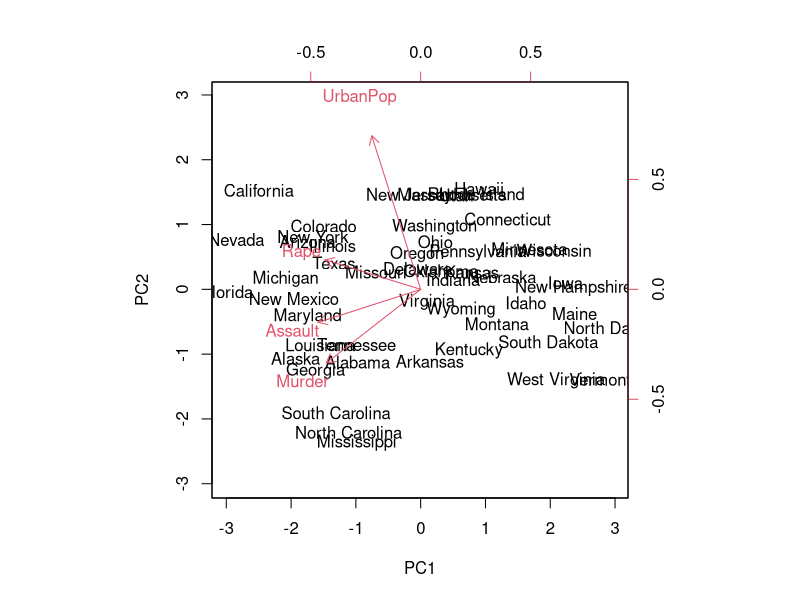
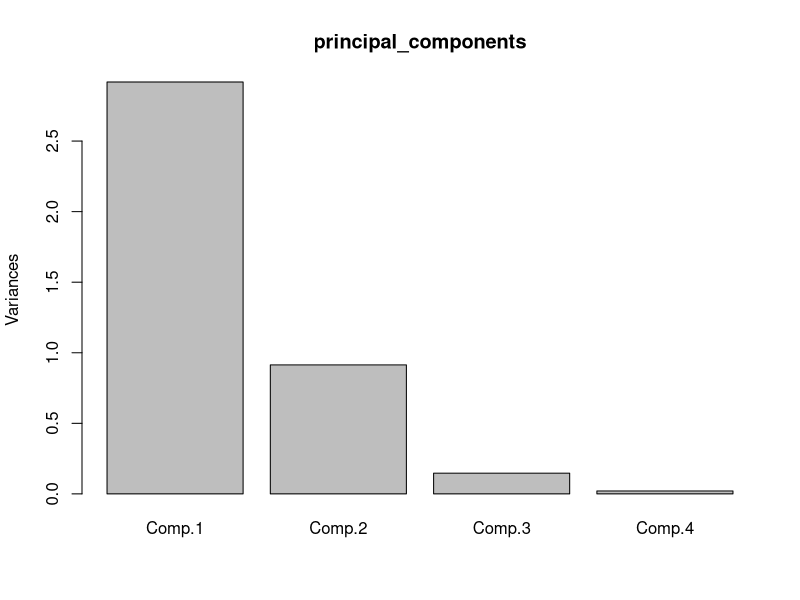
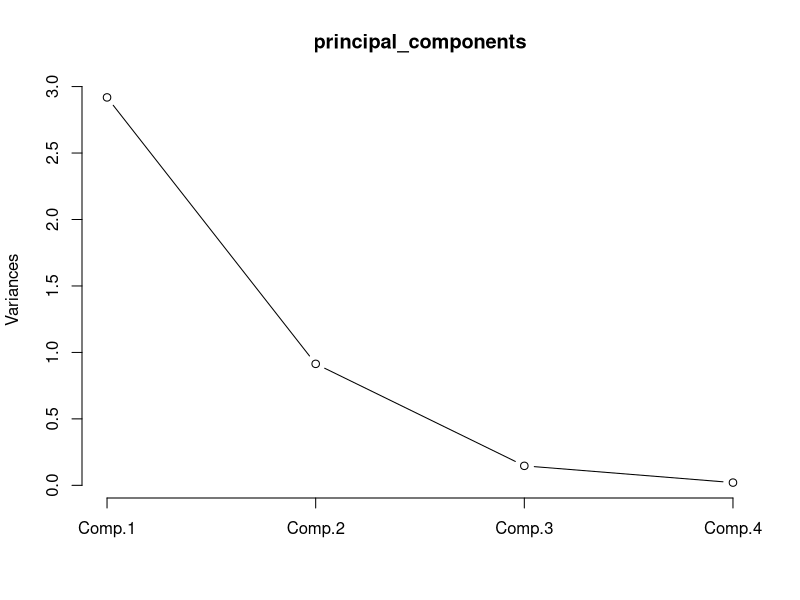
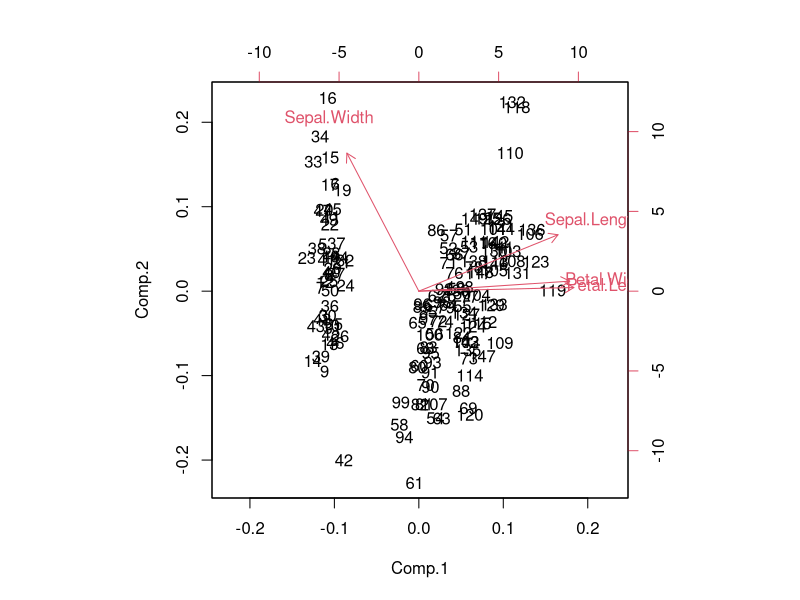
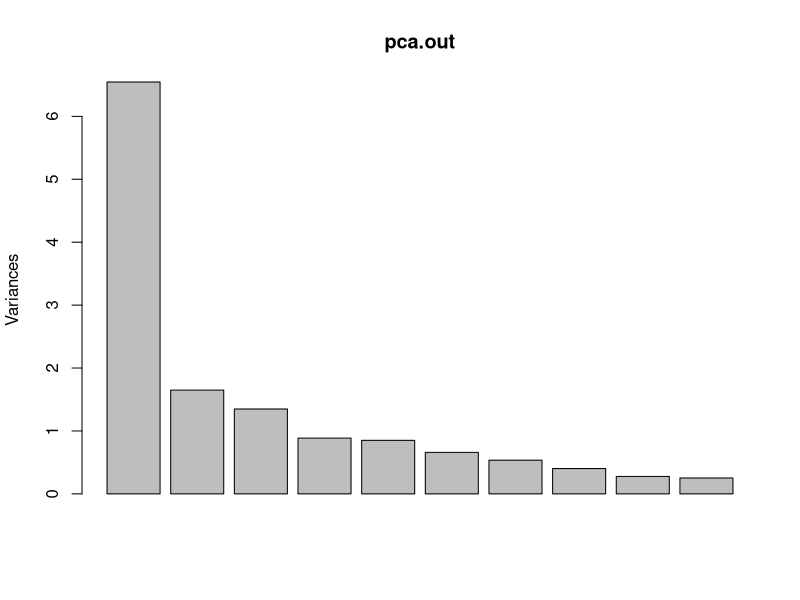
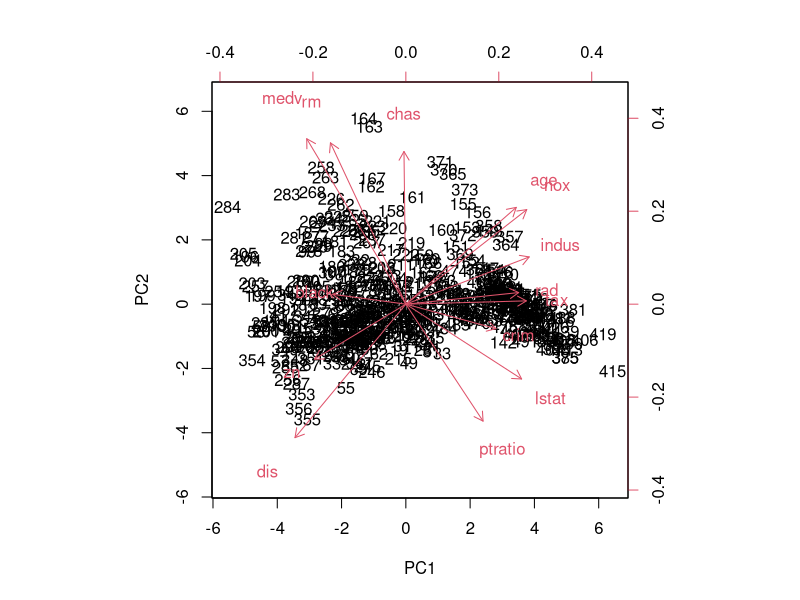

The R script that drew these images, in order:
#PCA on USArrests
#import the dataset
data("USArrests")

states=row.names(USArrests)
states
#variables in columns
names(USArrests)

apply(USArrests, 2, mean)
apply(USArrests, 2, var)

prout=prcomp(USArrests, scale=TRUE)
names(prout)
prout$center
prout$scale
prout$rotation

dim(prout$x)
#plot
biplot(prout, scale=0)
prout$sdev

prvar = prout$sdev^2
prvar
pve = prvar/sum(prvar)
pve

#PCA on iris
data("iris")
head(iris)
irisdata1 <- iris[,1:4]
irisdata1
#summary table
principal_components <- princomp(irisdata1, cor = TRUE, score = TRUE)
summary(principal_components)
#plots
plot(principal_components)
plot(principal_components, type = "l")
biplot(principal_components)

#PCA on Boston
install.packages('MASS')
data(Boston, package="MASS")
#computes the principal components
pca.out <- prcomp(Boston,scale. = T)
pca.out
plot(pca.out)
#create the plot and show the data
biplot(pca.out, scale = 0)
boston.pc <- pca.out$x
boston.pc
#summary table
summary(boston.pc)